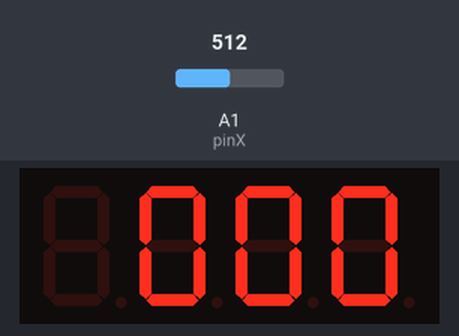
Bench run of a sketch on a simulated Arduino Uno, built with avr-gcc and run on an emulated ATmega328P. Parts: 4-digit seven-segment display. Wiring (inferred from the names in the program): 4-digit 7-segment display, segments lit when HIGH: segments pin 12, pin 8, pin 5, pin 3, pin 2, pin 11, pin 6; digit selects pin 7, pin 9, pin 10, pin 13. The test bench sets the inputs (shaded band); at power-on: A1 (pinX) = 512. The segment pins are drawn as the display they are named for; what the sketch prints to the serial monitor is not drawn.

Above: at 0.36 s.
At 0.98 s:
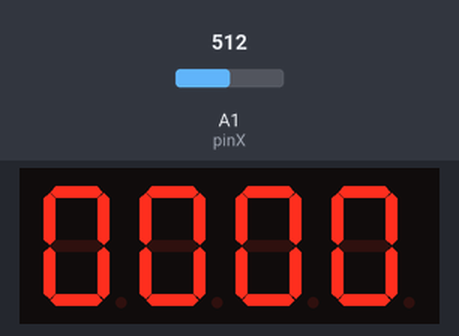
1.3 s: A1 (pinX) set to 900
At 1.6 s:
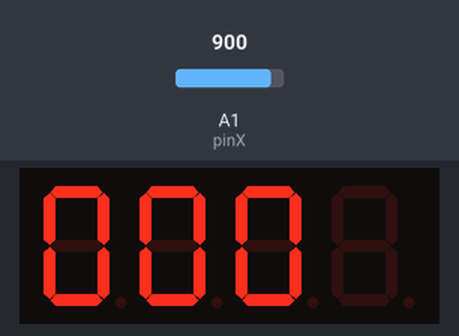
Timing chart, 0 to 4.3 s (numbered marks = the images above; inputs shaded):
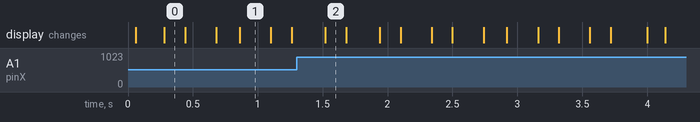

Measured:
- after the input at 1.3 s, the display: changes after 0.22 s (image 2)

The sketch:

counter_joystick.ino
```cpp
const int pinA = 12;
const int pinB = 8;
const int pinC = 5;
const int pinD = 3;
const int pinE = 2;
const int pinF = 11;
const int pinG = 6;
const int pinDP = 4;
const int pinD1 = 7;
const int pinD2 = 9;
const int pinD3 = 10;
const int pinD4 = 13;
const int pinX = A1;
const int pinY = A3;
const int pinSW = A5;
const unsigned long digitDelay = 5;
const int segSize = 8;
unsigned  long lastDigitTime = 0;
const int noOfDisplays = 4;
const int noOfDigits = 10;
const int thresholdRight = (1024 / 4) * 3;
const int thresholdLeft = (1024 / 4);
const int thresholdUp = (1024 / 4) * 3;
const int thresholdDown = (1024 / 4);
const int thresholdSW=0;
const unsigned long blinkDelay=200;
int lockedStatus = 0;
int globalNumber = 0;
int globalDigit = 0;
int NUMBERS[]={0,0,0,0};
int lastXR;
int lastXL;
int lastX;
int lastYR;
int lastYL;
int lastY;
int last1SW;
int lastSW;
unsigned long lastBlink=0;
int blinkStatus=0;
// segments array, similar to before
int segments[segSize] = {
        pinA, pinB, pinC, pinD, pinE, pinF, pinG, pinDP
};
// digits array, to switch between them easily
int digits[noOfDisplays] = {
        pinD1, pinD2, pinD3, pinD4
};
int Digit[]={0,0,0,0};
byte digitMatrix[noOfDigits][segSize - 1] = {
// a  b  c  d  e  f  g
        {1, 1, 1, 1, 1, 1, 0}, // 0
        {0, 1, 1, 0, 0, 0, 0}, // 1
        {1, 1, 0, 1, 1, 0, 1}, // 2
        {1, 1, 1, 1, 0, 0, 1}, // 3
        {0, 1, 1, 0, 0, 1, 1}, // 4
        {1, 0, 1, 1, 0, 1, 1}, // 5
        {1, 0, 1, 1, 1, 1, 1}, // 6
        {1, 1, 1, 0, 0, 0, 0}, // 7
        {1, 1, 1, 1, 1, 1, 1}, // 8
        {1, 1, 1, 1, 0, 1, 1}  // 9
};


void displayDigit(byte digit, byte decimalPoint) {
    for (int i = 0; i < segSize - 1; i++) {
        digitalWrite(segments[i], digitMatrix[digit][i]);
    }

    // write the decimalPoint to DP pin
    digitalWrite(segments[segSize - 1], decimalPoint);
}

// activate the display no. received as param
void showDigit(int num) {
    for (int i = 0; i < noOfDisplays; i++) {
        digitalWrite(digits[i], HIGH);
    }
    if(num!=globalDigit||blinkStatus==0||lockedStatus==0)digitalWrite(digits[num], LOW);
     else digitalWrite(digits[num], HIGH);
}

void DisplayNumber(int numbers[]) {
    int lastDigit;
    int digit = 0;
    while (digit<4) {
        if (millis() - lastDigitTime >= digitDelay) {
            lastDigit = numbers[digit];  // get the last digit
            showDigit(digit);
            lastDigitTime = millis();
            displayDigit(lastDigit, HIGH);
            // increase this delay to see multiplexing in action. At about 100 it becomes obvious
            digit++;            // move to next display
            //number = number / 10;
        }
    }
}

bool JoyStickRight() {
    int sensorX = analogRead(A1);
    //Serial.println(sensorX);
    lastXR=sensorX;
    return sensorX > thresholdRight && lastX <= thresholdRight;
}

bool JoyStickLeft() {
    int sensorX = analogRead(A1);
    lastXL=sensorX;
    return sensorX < thresholdLeft && lastX >= thresholdLeft;
}

bool JoyStickUp() {
    int sensorY = analogRead(A3);
    //Serial.println(sensorX);
    lastYR=sensorY;
    return sensorY > thresholdUp && lastY <= thresholdUp;
}

bool JoyStickDown() {
    int sensorY = analogRead(A3);
    lastYL=sensorY;
    return sensorY < thresholdDown && lastY >= thresholdDown;
}

int lastPress=0;
bool JoyStickPress() {
    int sensorSW = digitalRead(1);
    last1SW=sensorSW;
    Serial.println(sensorSW);
    //if(sensorSW<=thresholdSW && lastSW > thresholdSW){Serial.println(sensorSW);Serial.println(lastSW);Serial.println(" ");}
    if(lastPress==1&&sensorSW==0 && lastSW == 0)return 0;
    if(lastPress==0&&sensorSW==0 && lastSW == 0){lastPress=1;return 1;}
    else {lastPress=0;return 0;}
}

void blinkGlobalDigit()
{if(millis()-lastBlink>blinkDelay){lastBlink=millis();blinkStatus=1-blinkStatus;}
 //digitalWrite(digits[globalDigit],blinkStatus);
}
void setAllONExcept(int digit)
{
 for (int i = 0; i < noOfDisplays; i++) {
       if(digit!=i) digitalWrite(digits[i], LOW);
    }
}

void setAllONE()
{
 for (int i = 0; i < noOfDisplays; i++) {
       digitalWrite(digits[i], LOW);
    }
}
void setup() {
    for (int i = 0; i < segSize - 1; i++) {
        pinMode(segments[i], OUTPUT);
    }
    for (int i = 0; i < noOfDisplays; i++) {
        pinMode(digits[i], OUTPUT);
    }
    pinMode(pinX, INPUT);
    pinMode(pinY, INPUT);
    pinMode(pinSW, INPUT);

    Serial.begin(9600);

}


void loop() {
   if(lockedStatus==1)
   {
    DisplayNumber(NUMBERS);
    //setAllONExcept(globalDigit);
    //displayDigit(0,0);

     lastX=lastXR;
    if (JoyStickRight())globalDigit--;
     lastX=lastXL;
    if (JoyStickLeft())globalDigit++;

    if (globalDigit==-1)globalDigit=3;
    if (globalDigit==4)globalDigit=0;
    blinkGlobalDigit();
    //Serial.println(globalDigit);
   }
   else if(lockedStatus==2)
   {
    DisplayNumber(NUMBERS);
    //setAllONExcept(globalDigit);
    //displayDigit(0,0);


    lastY=lastYR;
    if (JoyStickUp())NUMBERS[globalDigit]--;
    lastY=lastYL;
    if (JoyStickDown())NUMBERS[globalDigit]++;

    if(NUMBERS[globalDigit]==10)NUMBERS[globalDigit]=0;
    if(NUMBERS[globalDigit]==-1)NUMBERS[globalDigit]=9;

    if (globalDigit==-1)globalDigit=3;
    if (globalDigit==4)globalDigit=0;
    blinkGlobalDigit();
    //Serial.println(globalDigit);
   }
   else
   {//setAllONE();
    DisplayNumber(NUMBERS);
   }


    if (globalNumber == -1)globalNumber = 9999;
    if (globalNumber == 10000)globalNumber = 0;
    lastSW=last1SW;
    if(JoyStickPress()){lockedStatus++;if(lockedStatus==3)lockedStatus=0;}
    //Serial.println(blinkStatus);
    //Serial.println(globalDigit);
    Serial.println(lastSW);
}
```
